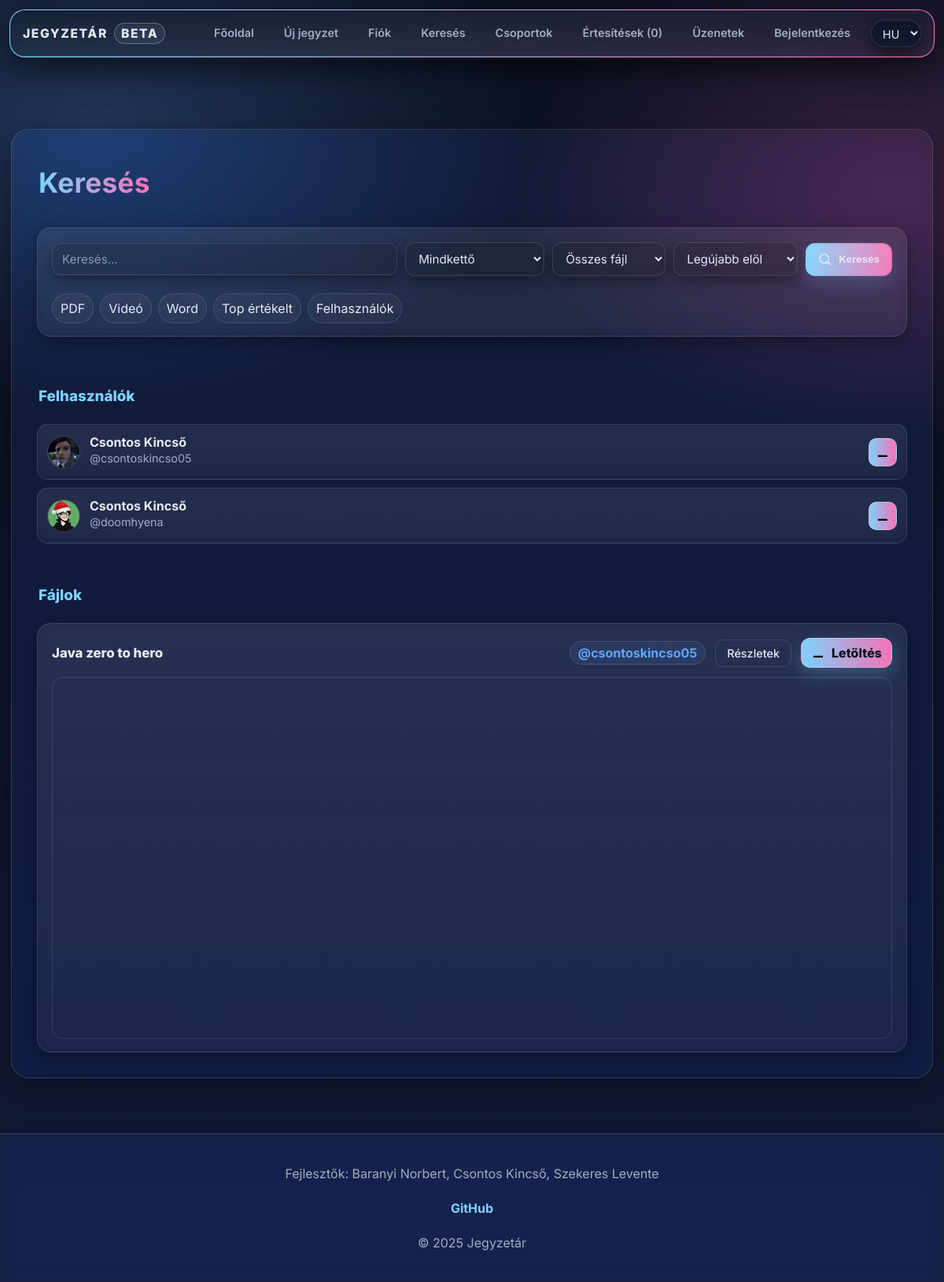
Screenshot of /search.php with the database file from the repository.
### tables this page shows
CREATE TABLE `users` (
  `id` int(11) NOT NULL,
  `lastname` varchar(100) DEFAULT NULL,
  `firstname` varchar(100) DEFAULT NULL,
  `username` varchar(50) NOT NULL,
  `birthdate` date DEFAULT NULL,
  `gender` varchar(10) DEFAULT NULL,
  `email` varchar(50) NOT NULL,
  `profile_picture` varchar(255) DEFAULT NULL,
  `password` varchar(255) NOT NULL,
  `security_question` varchar(255) NOT NULL,
  `security_answer` varchar(255) NOT NULL,
  `admin` tinyint(1) NOT NULL,
  `registration_date` datetime DEFAULT NULL,
  `language` varchar(5) NOT NULL DEFAULT 'hu',
  `oauth_provider` varchar(20) DEFAULT NULL,
  `oauth_sub` varchar(191) DEFAULT NULL,
  `email_verified` tinyint(1) NOT NULL DEFAULT 0,
  `bio` text DEFAULT NULL,
  `profile_theme` varchar(32) NOT NULL DEFAULT 'default'
);

CREATE TABLE `files` (
  `id` int(11) NOT NULL,
  `uploaded_by` int(11) DEFAULT NULL,
  `name` varchar(255) NOT NULL,
  `file_name` varchar(255) NOT NULL,
  `description` text DEFAULT NULL,
  `file_path` varchar(255) NOT NULL,
  `subject` varchar(100) NOT NULL,
  `tags` varchar(255) NOT NULL,
  `tn_name` varchar(255) DEFAULT NULL
);

### assets/php/lang.php (called while the page is built, shortened)
<?php
    $supported_langs = ['hu', 'en', 'de'];
    if (isset($_GET['lang']) && in_array($_GET['lang'], $supported_langs, true)) {
        $lang = $_GET['lang'];
        $_SESSION['lang'] = $lang;
        if (!headers_sent()) {
            setcookie('lang', $lang, time() + 60*60*24*30, '/');
        }
    } else {
        if (isset($_SESSION['lang']) && in_array($_SESSION['lang'], $supported_langs, true)) {
            $lang = $_SESSION['lang'];
        } elseif (isset($_COOKIE['lang']) && in_array($_COOKIE['lang'], $supported_langs, true)) {
            $lang = $_COOKIE['lang'];
        } else {
            $lang = 'hu';
        }
    }
    $translations = [];
    if ($stmt = $conn->prepare("SELECT t_key, text FROM translations WHERE lang_code = ?")) {
        $stmt->bind_param('s', $lang);
        $stmt->execute();
        $result = $stmt->get_result();
        while ($row = $result->fetch_assoc()) {
            $translations[$row['t_key']] = $row['text'];
        }
    }

### assets/php/functions.php (called while the page is built, shortened)
<?php
    if (!function_exists('db_stmt')) {
        function db_stmt(mysqli $conn, string $sql, string $types = '', array $params = []): mysqli_stmt {
            $stmt = $conn->prepare($sql);
            if ($types !== '' && $params) {
                if (!$stmt->bind_param($types, ...$params)) {
                    db_log_error($conn, 'Paraméterek bind-elése sikertelen', $sql, $params);
                    throw new RuntimeException('Paraméterek bind-elése sikertelen: ' . $stmt->error);
                }
            }
            if (!$stmt->execute()) {
                db_log_error($conn, 'Végrehajtási hiba (execute)', $sql, $params);
                throw new RuntimeException('Végrehajtási hiba (execute): ' . $stmt->error);
            }
            return $stmt;
        }
    }
    if (!function_exists('db_query')) {
        function db_query(mysqli $conn, string $sql, string $types = '', array $params = []): mysqli_result
        {
            $stmt = db_stmt($conn, $sql, $types, $params);
            $result = $stmt->get_result();
            return $result;
        }
    }
    if (!function_exists('t')) {
        function t(string $key, string $fallback = ''): string {
            global $translations;
            if (!empty($translations) && array_key_exists($key, $translations)) {
                return (string)$translations[$key];
            }
            return $fallback !== '' ? $fallback : $key;
        }
    }

### search.php (the view, shortened to what this page needs)
<?php
    require "assets/php/db.php";
    require_once "assets/php/functions.php";
    $q = trim($_GET['q'] ?? '');
    $scope = strtolower($_GET['scope'] ?? 'all');
    $type  = strtolower($_GET['type']  ?? 'all');
    $sort  = strtolower($_GET['sort']  ?? 'new');
    $fileResult = null;
    if ($scope !== 'users') {
        $where = [];
        $types = '';
        $params = [];
        $whereSql = $where ? ('WHERE ' . implode(' AND ', $where)) : '';
        $joinRatings = '';
        $selectExtra = '';
        $groupSql = '';
        $orderSql = 'ORDER BY f.id DESC';
        $sqlFiles = "SELECT f.* $selectExtra FROM files f $joinRatings $whereSql $groupSql $orderSql LIMIT 60";
        $fileResult = db_query($conn, $sqlFiles, $types, $params);
    }
    $userResult = null;
    if ($scope !== 'files') {
        $userWhere = '';
        $orderUsers = 'ORDER BY u.username ASC';
        $uTypes = '';
        $uParams = [];
        $sqlUsers = "SELECT u.id, u.firstname, u.lastname, u.username, u.profile_picture FROM users u $userWhere $orderUsers LIMIT 50";
        $userResult = db_query($conn, $sqlUsers, $uTypes, $uParams);
    }
    require "assets/php/lang.php";
?>
<!DOCTYPE html>
<html lang="<?= $lang ?>">
<head>
    <link rel="stylesheet" href="assets/css/styles.css">
</head>
<body>
<?php include 'assets/php/navbar.php'; ?>
<div class="main">
    <div class="section-titlebar">
        <h1><?= t('search_title') ?></h1>
    </div>
    <section class="filters card">
        <form class="filters-inner" action="search.php" method="get">
            <input class="input" type="text" name="q"
                   value="<?= htmlspecialchars($q) ?>"
                   placeholder="<?= t('search_placeholder') ?>">
            <select class="select" name="scope" aria-label="<?= t('search_scope_label') ?>">
                <?php
                    $scopes = ['all' => t('search_scope_all'), 'files' => t('search_scope_files'), 'users' => t('search_scope_users'),];
                    foreach ($scopes as $val => $label) {
                        $sel = $scope === $val ? 'selected' : '';
                        echo "<option value=\"$val\" $sel>$label</option>";
                    }
                ?>
            </select>
            <select class="select" name="type" aria-label="<?= t('search_type_label') ?>">
                <?php
                    $types = ['all' => t('search_type_all'), 'pdf' => t('search_type_pdf'), 'mp4' => t('search_type_mp4'), 'docx'=> t('search_type_docx')];
                    foreach ($types as $val => $label) {
                        $sel = $type === $val ? 'selected' : '';
                        echo "<option value=\"$val\" $sel>$label</option>";
                    }
                ?>
            </select>
            <select class="select" name="sort" aria-label="<?= t('search_sort_label') ?>">
                <?php
                    $sorts = ['new' => t('search_sort_new'), 'old' => t('search_sort_old'), 'top' => t('search_sort_top')];
                    foreach ($sorts as $val => $label) {
                        $sel = $sort === $val ? 'selected' : '';
                        echo "<option value=\"$val\" $sel>$label</option>";
                    }
                ?>
            </select>
            <button class="btn-search" type="submit" aria-label="<?= t('search_btn') ?>">
                <svg class="icon icon-search" viewBox="0 0 24 24" aria-hidden="true">
                    <path d="M15.5 15.5L21 21M10.5 18a7.5 7.5 0 1 1 0-15 7.5 7.5 0 0 1 0 15z"
                          fill="none" stroke="currentColor" stroke-width="2" stroke-linecap="round"/>
                </svg>
                <span><?= t('search_btn') ?></span>
            </button>
        </form>
        <div class="hero-pills" style="margin-top:10px">
            <a class="pill" href="search.php?scope=files&type=pdf&sort=new"><?= t('pill_pdf') ?></a>
            <a class="pill" href="search.php?scope=files&type=mp4&sort=new"><?= t('pill_video') ?></a>
            <a class="pill" href="search.php?scope=files&type=docx&sort=new"><?= t('pill_word') ?></a>
            <a class="pill" href="search.php?scope=files&sort=top"><?= t('pill_top_rated') ?></a>
            <a class="pill" href="search.php?scope=users&q=<?= urlencode($q ?: '') ?>"><?= t('pill_users') ?></a>
        </div>
    </section>
    <?php if ($userResult && $userResult->num_rows > 0): ?>
        <div class="section-titlebar"><h3><?= t('result_users') ?></h3></div>
        <div class="list-compact">
            <?php while ($u = $userResult->fetch_assoc()):
                $uid   = (int)$u['id'];
                $unameRaw = $u['username'] ?? '';
                $uname = htmlspecialchars($unameRaw);
                $full  = htmlspecialchars(trim(($u['lastname'] ?? '').' '.($u['firstname'] ?? '')));
                $pfp = "assets/img/default_profile_picture.jpg";
                if (!empty($u['username']) && !empty($u['profile_picture'])) {
                    $fs  = __DIR__ . "/users/{$u['username']}/{$u['profile_picture']}";
                    $pub = "users/{$u['username']}/{$u['profile_picture']}";
                    if (file_exists($fs)) $pfp = $pub;
                }
                ?>
                <article class="mini-card">
                    <div class="mini-main" style="display:flex;align-items:center;gap:12px;">
                        <img src="<?= htmlspecialchars($pfp) ?>" alt="" style="width:42px;height:42px;border-radius:999px;object-fit:cover;border:1px solid var(--stroke)">
                        <div>
                            <h4 class="mini-title"><?= $full !== '' ? $full : '@'.$uname ?></h4>
                            <p class="mini-meta">@<?= $uname ?></p>
                        </div>
                    </div>
                    <a class="mini-download"
                       href="profile.php?userid=<?= $uid ?>"
                       title="<?= t('open_profile') ?>"
                       aria-label="<?= t('open_profile') ?>">
                        <svg class="icon icon-download" viewBox="0 0 24 24" aria-hidden="true">
                            <path d="M12 3v10m0 0l-4-4m4 4l4-4M4 17v3h16v-3"></path>
                        </svg>
                    </a>
                </article>
            <?php endwhile; ?>
        </div>
    <?php elseif ($scope === 'users' && $q !== ''): ?>
        <div class="card"><p><?= t('empty_no_users') ?></p></div>
    <?php endif; ?>
    <?php if ($fileResult && $fileResult->num_rows > 0): ?>
        <div class="section-titlebar" style="margin-top:14px"><h3><?= t('result_files') ?></h3></div>
        <div class="content-grid grid-large">
            <?php while ($f = $fileResult->fetch_assoc()):
                    $uploader_q = db_query(
                        $conn,
                        "SELECT username FROM users WHERE id = ? LIMIT 1",
                        "i",
                        [(int)$f['uploaded_by']]
                    );
                    $uploader = $uploader_q->num_rows > 0 ? $uploader_q->fetch_assoc() : ['username'=>null];
                    $file_id = (int)$f['id'];
                    $file_name = htmlspecialchars($f['name']);
                    $usernameRaw = $uploader['username'] ?? '';
                    $username = htmlspecialchars($usernameRaw);
                    $ext = strtolower(pathinfo($f['file_name'], PATHINFO_EXTENSION));
                    $user_dir = "users/" . ($uploader['username'] ?? '') . "/";
                    $safe_path = $user_dir . $f['file_name'];
                ?>
                <article class="card">
                    <header class="card-head">
                        <h4 class="entry-title"><?= $file_name ?></h4>
                        <a class="uploader-name" href="profile.php?userid=<?= (int)$f['uploaded_by'] ?>">@<?= $username ?></a>
                        <a class="note-desc-btn" href="note.php?id=<?= (int)$f['id'] ?>">
                            <?= t('btn_details') ?>
                        </a>
                        <a class="entry-download-btn" href="assets/php/download.php?id=<?= $file_id ?>">
                            <svg class="icon icon-download" viewBox="0 0 24 24" aria-hidden="true">
                                <path d="M12 3v10m0 0l-4-4m4 4l4-4M4 17v3h16v-3"></path>
                            </svg>
                            <?= t('btn_download') ?>
                        </a>
                    </header>
                    <?php if ($ext === 'docx'): ?>
                        <p><b><?= t('docx_warning') ?></b></p>
                    <?php elseif ($ext === 'pdf'): ?>
                        <iframe src="<?= htmlspecialchars($safe_path) ?>" width="100%" height="460"></iframe>
                    <?php endif; ?>
                </article>
            <?php endwhile; ?>
        </div>
    <?php elseif ($scope !== 'users'): ?>
        <div class="card"><p><?= t('empty_no_files_filter') ?></p></div>
    <?php endif; ?>
</div>
<?php include 'assets/php/footer.php'; ?>
</body>
</html>

### assets/php/navbar.php (shortened to what this page needs)
<?php
    $isLoggedIn = isset($_COOKIE['id']);
    $user = null;
    $notify_number = 0;
    $currentUserId = ($user['id'] ?? 0);
?>
<nav class="navbar">
    <div class="navbar-content">
        <div class="brand"><span>Jegyzetár</span><span class="brand-badge">beta</span></div>
        <ul class="nav-links">
            <li><a href="index.php"><?= t('nav_home') ?></a></li>
            <li><a href="upload.php"><?= t('nav_upload') ?></a></li>
            <li><a href="profile.php?userid=<?= $currentUserId ?>"><?= t('nav_profil') ?></a></li>
            <li><a href="search.php"><?= t('nav_search') ?></a></li>
			<li><a href="groups.php"><?= t('Csoportok') ?></a></li>
            <li><a href="notify.php"><?= t('nav_notify') ?> (<?= $notify_number ?>)</a></li>
            <li><a href="messages.php"><?= t('nav_messages') ?></a></li>
            <?php if ($isLoggedIn): ?>
                <li><a href="assets/php/logout.php"><?= t('nav_logout') ?></a></li>
            <?php else: ?>
                <li><a href="reglog.php?mode=login"><?= t('nav_login') ?></a></li>
            <?php endif; ?>
            <form method="get" style="display:inline;">
                <select name="lang" onchange="this.form.submit()" class="select">
                    <option value="hu" <?= $lang === 'hu' ? 'selected' : '' ?>>HU</option>
                </select>
            </form>
        </ul>
    </div>
</nav>

### assets/php/footer.php
<?php
    require __DIR__ . "/lang.php";
?>
<footer>
    <div class="footer-inner">
        <p>
            <?= t('footer_developers_label') ?>:
            Baranyi Norbert, Csontos Kincső, Szekeres Levente
        </p>
        <a href="https://github.com/doomhyena/jegyzetar.eu"
           target="_blank"
           rel="noopener noreferrer">
            <?= t('footer_github_link') ?>
        </a>
        <p><?= t('footer_rights') ?></p>
    </div>
</footer>

### rows the page displays
users: username+profile_picture (picture), full "Csontos Kincső", username "csontoskincso05"
users: username+profile_picture (picture), full "Csontos Kincső", username "doomhyena"
files: name "Java zero to hero", users.username "csontoskincso05"

### other values shown
t('nav_home') "Főoldal"
t('nav_upload') "Új jegyzet"
t('nav_profil') "Fiók"
t('nav_search') "Keresés"
t('Csoportok') "Csoportok"
t('nav_notify') "Értesítések"
$notify_number "0"
t('nav_messages') "Üzenetek"
t('nav_login') "Bejelentkezés"
t('search_btn') "Keresés"
t('pill_pdf') "PDF"
t('pill_video') "Videó"
t('pill_word') "Word"
t('pill_top_rated') "Top értékelt"
t('pill_users') "Felhasználók"
